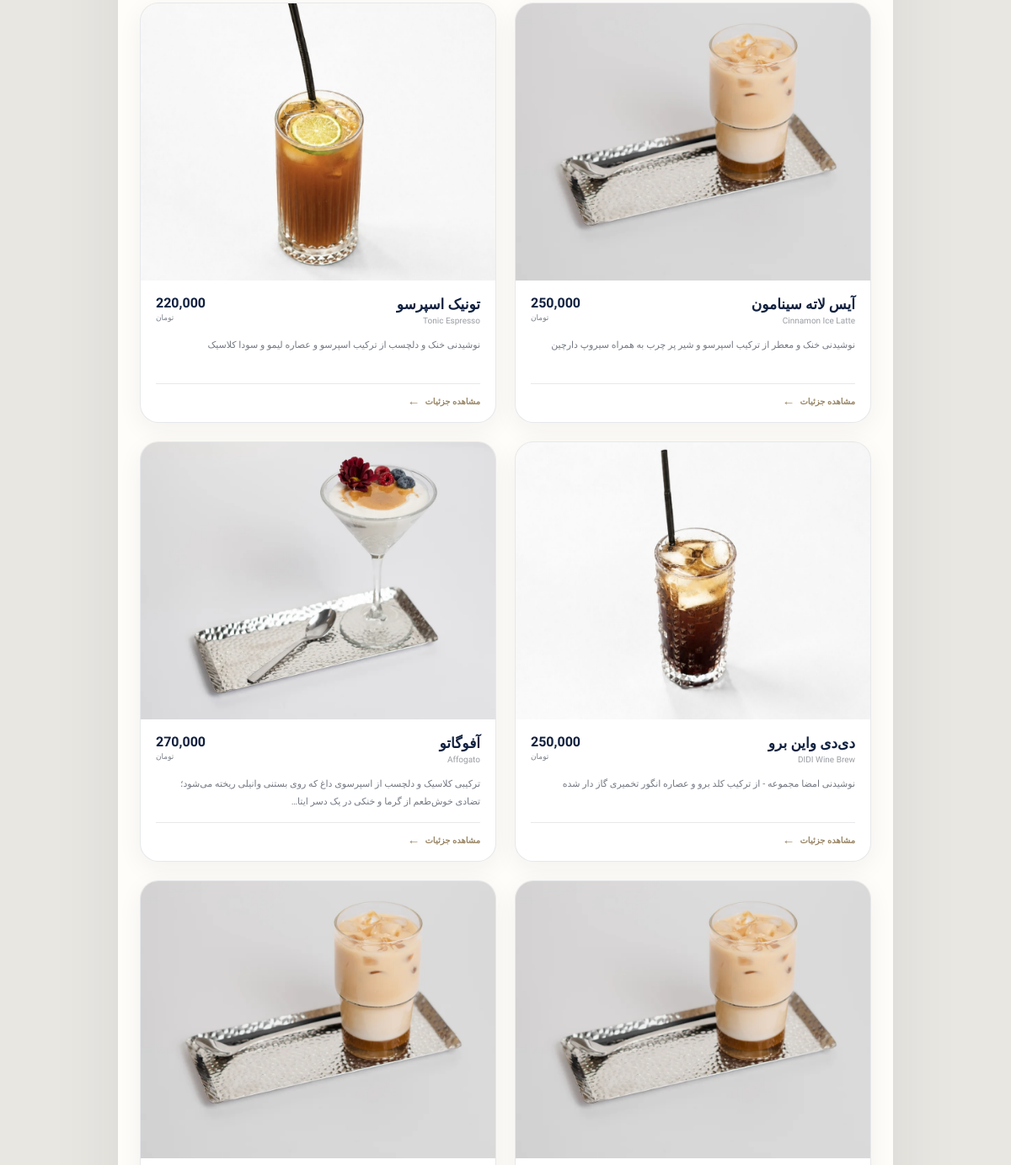
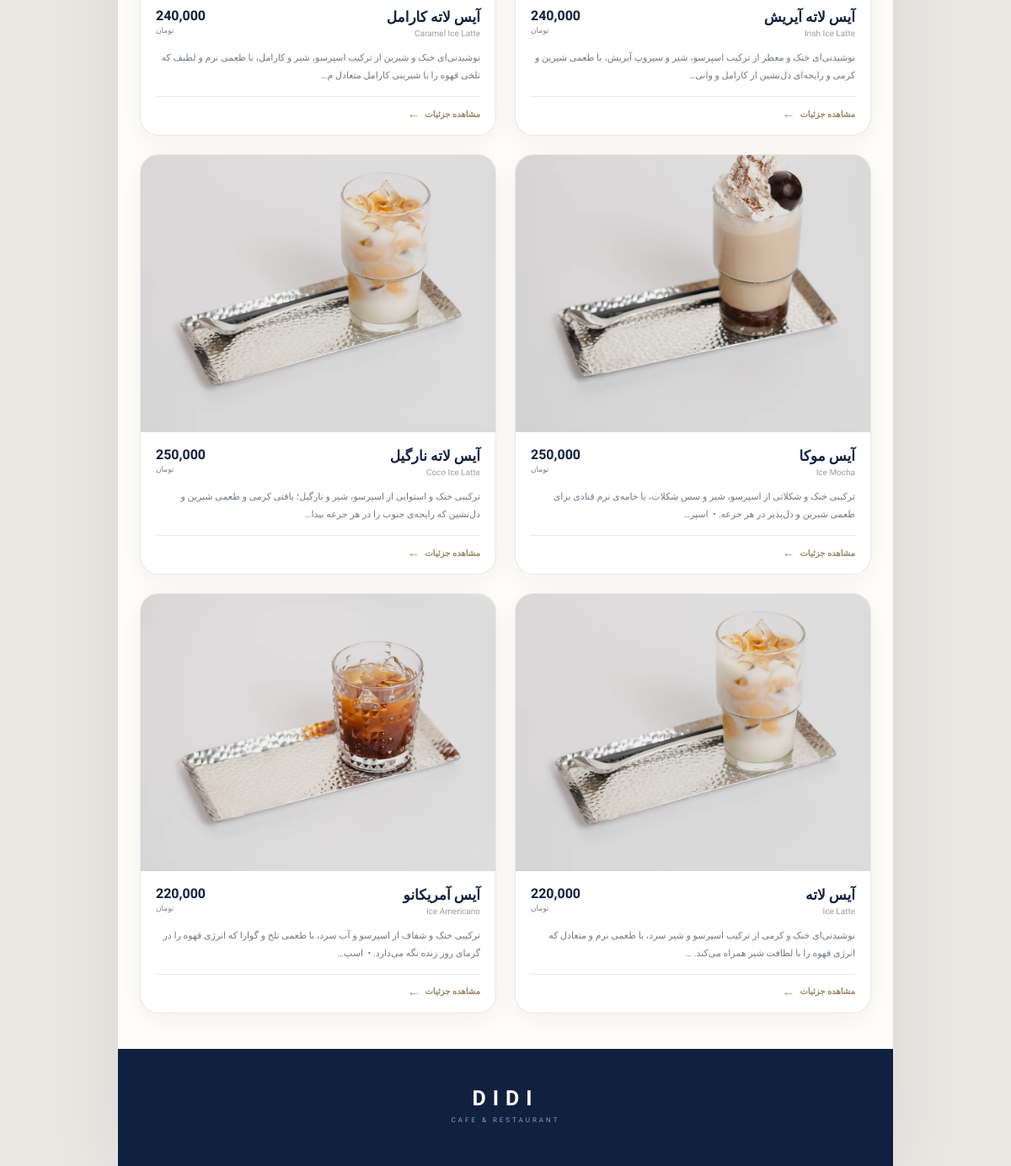
/menu/?category=cold-coffee (lower part), run on an earlier commit of the app's database (2 pictures, top to bottom).
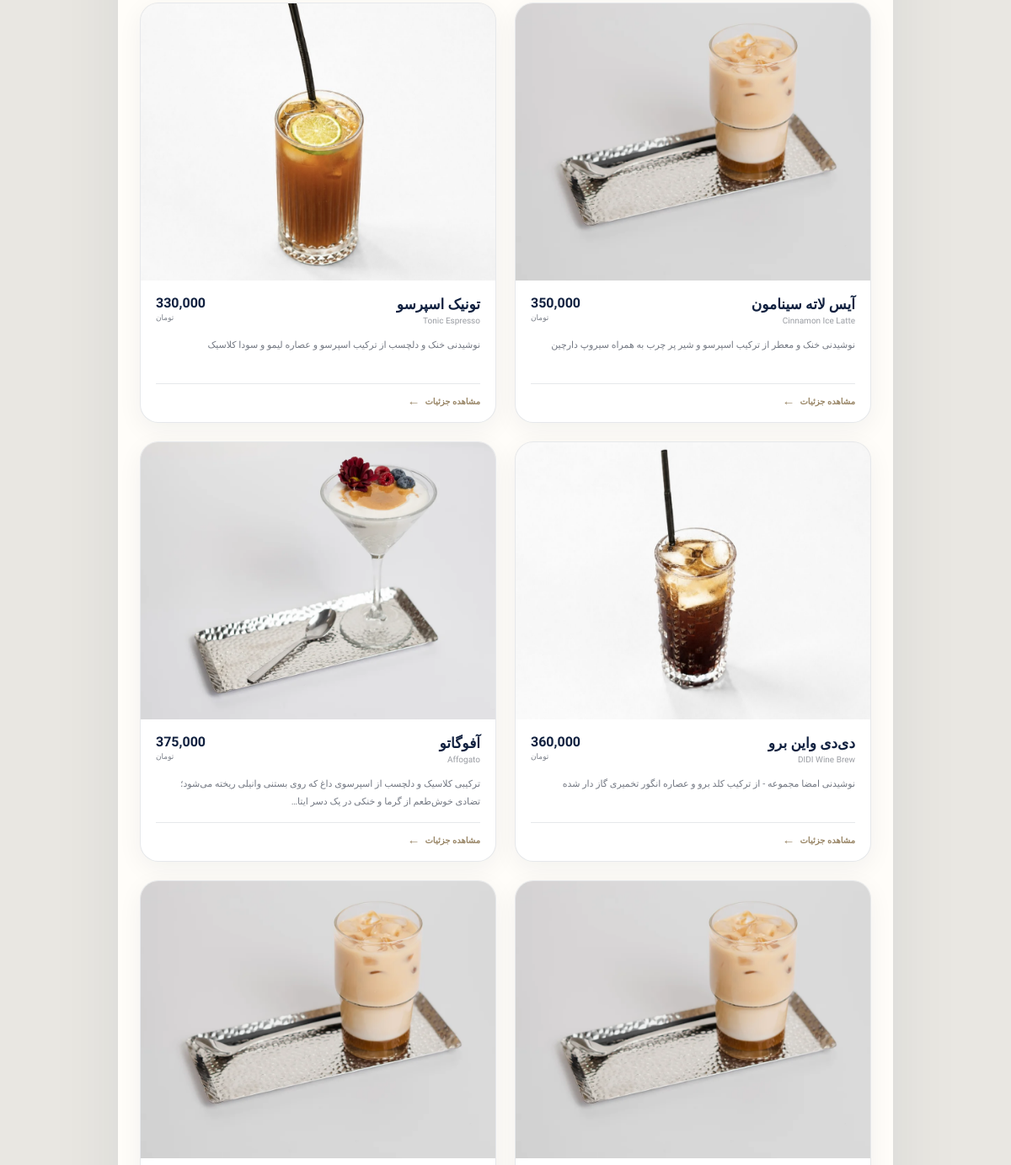
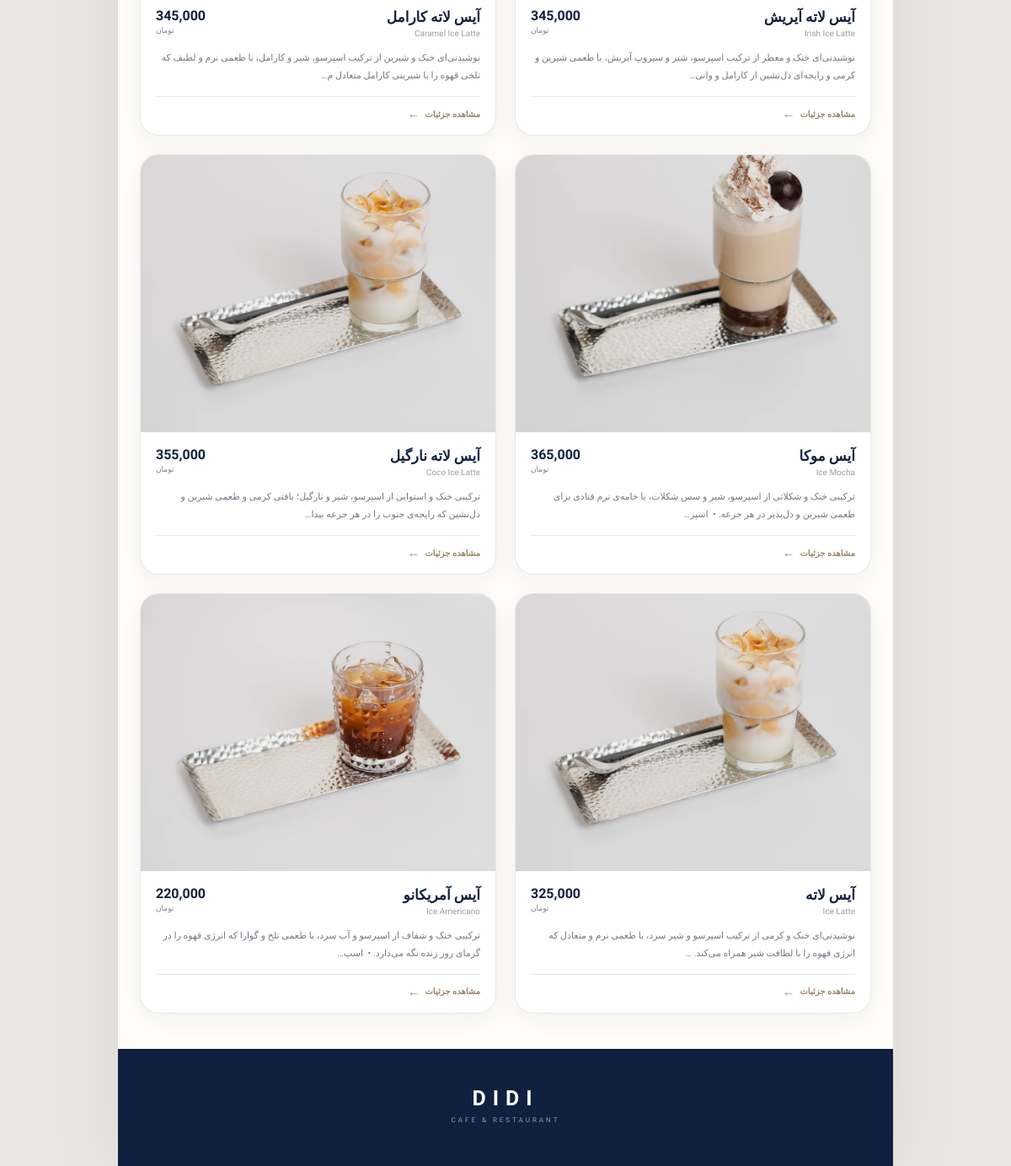
And on a later commit of the database (2 pictures, top to bottom).
### menu/models.py (models this page shows, shortened)
class MenuItem(models.Model):
    category = models.ForeignKey(
        Category,
        on_delete=models.PROTECT,
        related_name="items",
        verbose_name="دسته‌بندی",
    )
    name = models.CharField(max_length=160, verbose_name="نام محصول")
    english_name = models.CharField(
        max_length=160,
        blank=True,
        verbose_name="نام انگلیسی",
    )
    slug = models.SlugField(max_length=180, unique=True, verbose_name="اسلاگ")
    description = models.TextField(blank=True, verbose_name="توضیحات")
    price = models.PositiveIntegerField(verbose_name="قیمت")
    image = models.ImageField(
        upload_to="menu/items/%Y/%m/",
        blank=True,
        null=True,
        verbose_name="تصویر",
    )
    is_available = models.BooleanField(default=True, verbose_name="موجود")
    is_featured = models.BooleanField(default=False, verbose_name="ویژه")
    sort_order = models.PositiveIntegerField(default=0, verbose_name="ترتیب نمایش")
    created_at = models.DateTimeField(auto_now_add=True)
    updated_at = models.DateTimeField(auto_now=True)
    class Meta:
        ordering = ["category__sort_order", "sort_order", "name"]
        verbose_name = "محصول منو"
        verbose_name_plural = "محصولات منو"
    def get_absolute_url(self):
        return reverse("menu:item_detail", kwargs={"slug": self.slug})

### menu/views.py (the view)
# urls.py: path('menu/', views.menu_home, name='categories'),
def menu_home(request):
    categories = Category.objects.filter(is_active=True)
    selected_slug = request.GET.get("category")
    if not selected_slug:
        return render(request, "menu/categories.html", {"categories": categories})
    selected_category = categories.filter(slug=selected_slug).first()
    if selected_category is None:
        return render(request, "menu/categories.html", {"categories": categories})
    items = MenuItem.objects.filter(category=selected_category).order_by(
        "sort_order", "name"
    )
    context = {
        "categories": categories,
        "selected_category": selected_category,
        "items": items,
    }
    return render(request, "menu/home.html", context)

### menu/templatetags/menu_extras.py (called while the page is built)
@register.filter
def price_format(value):
    try:
        return f"{int(value):,}"
    except (TypeError, ValueError):
        return value

### templates/menu/home.html (shortened to what this page needs)
{% load static menu_extras %}
<!doctype html>
<html lang="fa" dir="rtl">
<head>
    <link rel="stylesheet" href="{% static 'menu/style.css' %}">
</head>
<body>
    <main class="page-shell">
        {% if categories %}
            {% if selected_category %}
                <section class="products" id="products">
                    <div class="menu-grid">
                        {% for item in items %}
                            <a class="menu-card{% if not item.is_available %} menu-card--unavailable{% endif %}" href="{{ item.get_absolute_url }}">
                                <div class="menu-card__media">
                                    {% if item.image %}
                                        <img src="{{ item.image.url }}" alt="{{ item.name }}" loading="lazy">
                                    {% else %}
                                        <div class="menu-card__placeholder">DIDI</div>
                                    {% endif %}
                                </div>
                                <div class="menu-card__body">
                                    <div class="menu-card__heading">
                                        <div>
                                            <h3>{{ item.name }}</h3>
                                            {% if item.english_name %}<p class="english-name">{{ item.english_name }}</p>{% endif %}
                                        </div>
                                        {% if item.is_available %}
                                            <div class="price"><strong>{{ item.price|price_format }}</strong><small>تومان</small></div>
                                        {% endif %}
                                    </div>
                                    {% if item.description %}<p class="description">{{ item.description|truncatechars:115 }}</p>{% endif %}
                                    <span class="menu-card__more">مشاهده جزئیات <b>←</b></span>
                                </div>
                            </a>
                        {% empty %}
                            <div class="empty-state">
                                <strong>DIDI</strong>
                                <p>محصولات این دسته به‌زودی اضافه می‌شوند.</p>
                            </div>
                        {% endfor %}
                    </div>
                </section>
            {% endif %}
        {% else %}
            <div class="empty-state"><strong>DIDI</strong><p>منو در حال آماده‌سازی است.</p></div>
        {% endif %}
        <footer class="site-footer">
            <span>DIDI</span>
            <p>CAFE & RESTAURANT</p>
        </footer>
    </main>
</body>
</html>

What changed in the data, as far as the page shows it:
changed MenuItem "آیس لاته سینامون": price "250,000" → "350,000"
changed MenuItem "تونیک اسپرسو": price "220,000" → "330,000"
changed MenuItem "دی‌دی واین برو": price "250,000" → "360,000"
changed MenuItem "آفوگاتو": price "270,000" → "375,000"
changed MenuItem "آیس لاته آیریش": price "240,000" → "345,000"
changed MenuItem "آیس لاته کارامل": price "240,000" → "345,000"
changed MenuItem "آیس موکا": price "250,000" → "365,000"
changed MenuItem "آیس لاته نارگیل": price "250,000" → "355,000"
changed MenuItem "آیس لاته": price "220,000" → "325,000"
